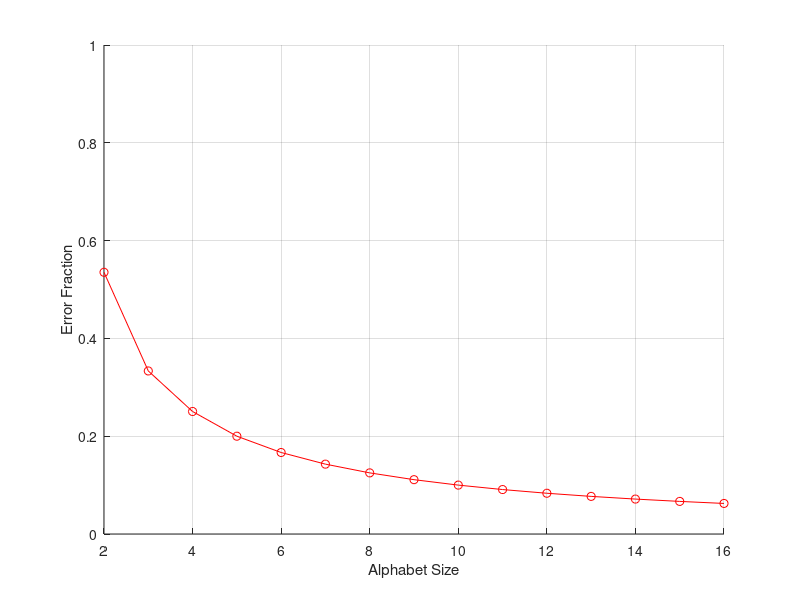

Write MATLAB code to recreate this figure.
%((N!/(A*((N/A)!)))+(A^N-(N!/(A*((N/A)!))))/A)/(A^N)

figure(1)
hold on
er = zeros(1,15);

% N = 32;
% for A = 2:16
%     s = A^N;
%     f1 = factorial(N);
%     f2 = factorial(ceil(N/A));
%     t1 = f1/(f2^A);
%     er(A-1) = (t1 + (s - t1)/A)/s;
% end
% plot([2:16],er,'g')
% 
% N = 64;
% for A = 2:16
%     s = A^N;
%     f1 = factorial(N);
%     f2 = factorial(ceil(N/A));
%     t1 = f1/(f2^A);
%     er(A-1) = (t1 + (s - t1)/A)/s;
% end
% plot([2:16],er,'b')

N = 128;
for A = 2:16
    s = A^N;
    f1 = factorial(N);
    f2 = factorial(ceil(N/A));
    t1 = f1/(f2^A);
    er(A-1) = (t1 + (s - t1)/A)/s;
end
plot([2:16],er,'-or')

xlim([2 16])
ylim([0 1])
% title('Error fraction for different Alphabet size')
grid on
xlabel('Alphabet Size')
ylabel('Error Fraction')

